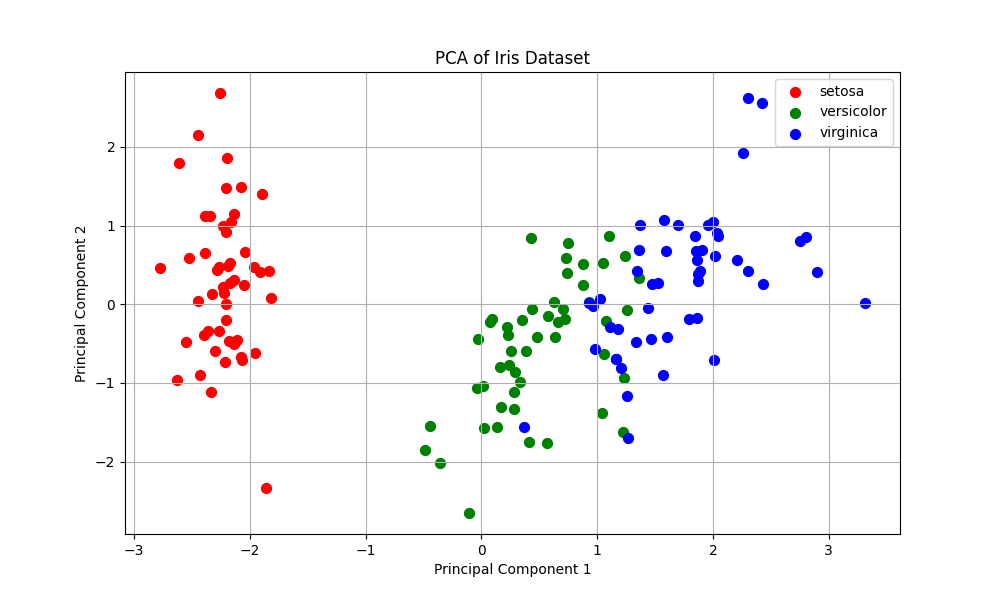

Write Python code to recreate this figure.
import pandas as pd
import matplotlib.pyplot as plt
from sklearn.datasets import load_iris
from sklearn.decomposition import PCA
from sklearn.preprocessing import StandardScaler

# Load Iris dataset
iris = load_iris()
data = pd.DataFrame(data=iris.data, columns=iris.feature_names)

# Standardize the data
scaler = StandardScaler()
data_scaled = scaler.fit_transform(data)

# Apply PCA with 2 components
pca = PCA(n_components=2)
data_pca = pca.fit_transform(data_scaled)

# Create a DataFrame with the PCA components
pca_df = pd.DataFrame(data=data_pca, columns=['Principal Component 1', 'Principal Component 2'])
pca_df['Target'] = iris.target

# Visualize the data in 2D
plt.figure(figsize=(10, 6))
targets = [0, 1, 2]
colors = ['r', 'g', 'b']

for target, color in zip(targets, colors):
    indices_to_keep = pca_df['Target'] == target
    plt.scatter(pca_df.loc[indices_to_keep, 'Principal Component 1'],
                pca_df.loc[indices_to_keep, 'Principal Component 2'],
                c=color, s=50, label=iris.target_names[target])

plt.title('PCA of Iris Dataset')
plt.xlabel('Principal Component 1')
plt.ylabel('Principal Component 2')
plt.legend()
# add grid
plt.grid()
plt.show()
